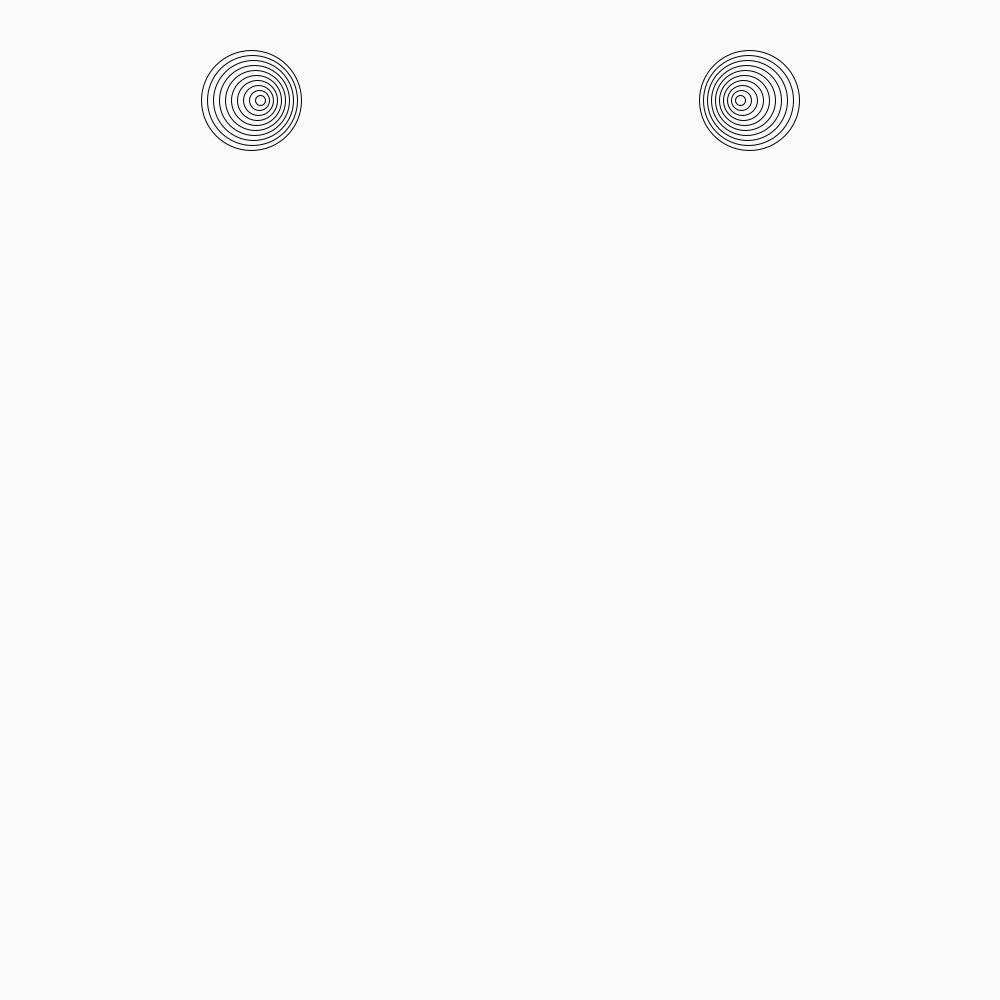
Frame 1 (no input)
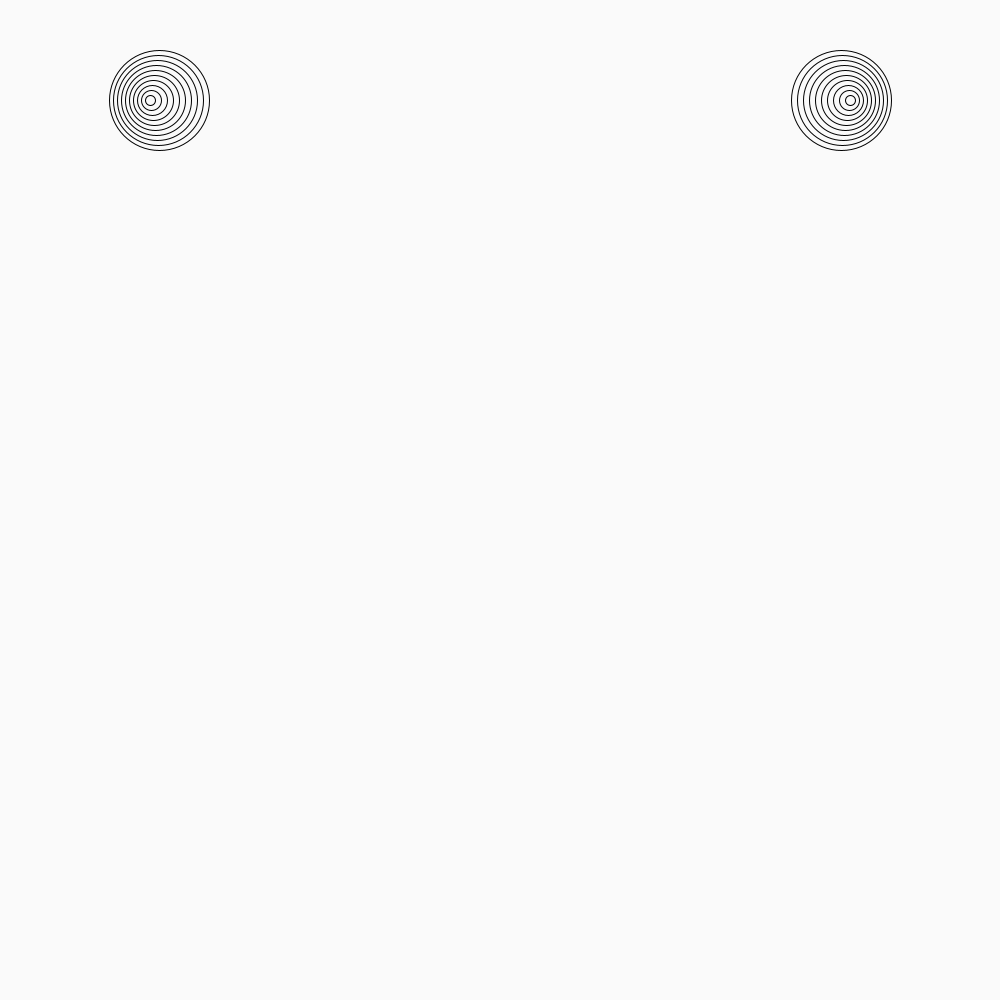
Frame 60 (the mouse pressed at the canvas centre just before this capture)
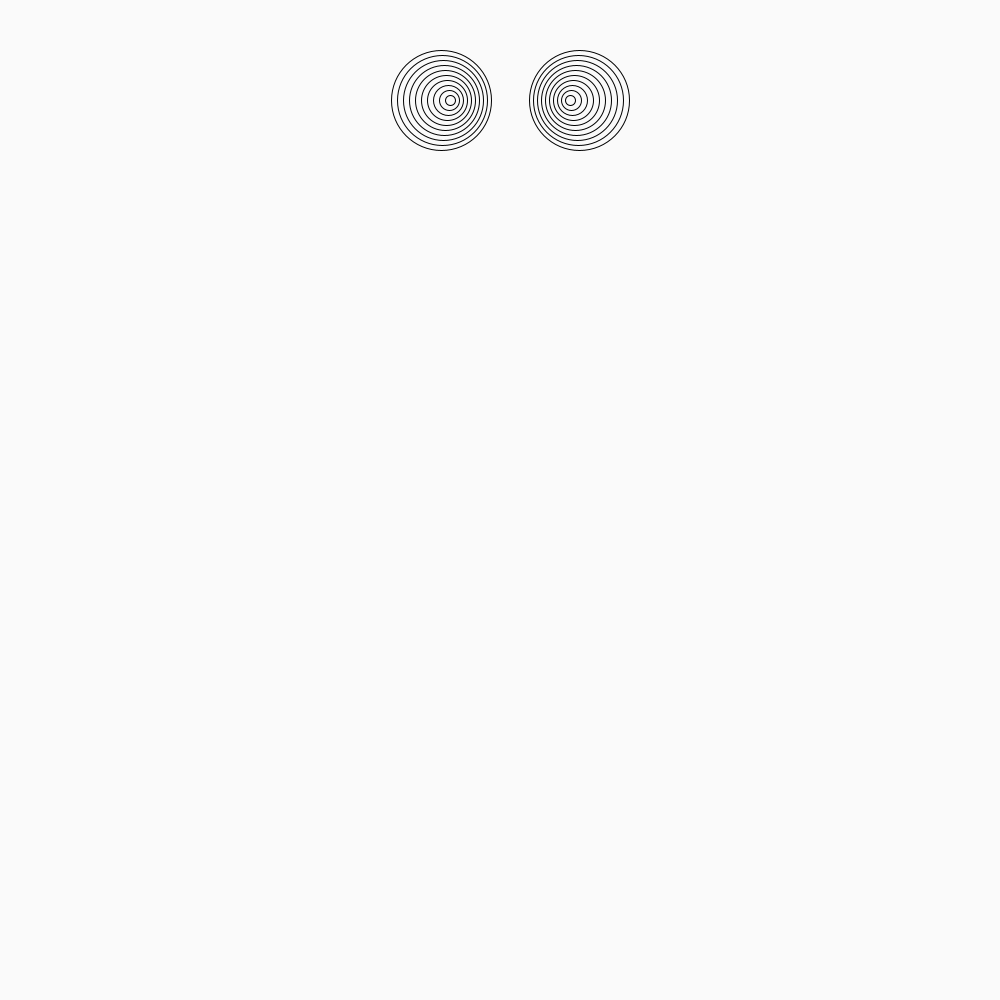
Frame 120 (the mouse held since frame 60 and released just before this capture)

The Processing sketch that drew these frames (run headless with seeded random() and noise(); from frame 60 on, the mouse is pressed at the canvas centre):

// Processing sketch: annoyingbullseyething
// ── annoyingbullseyething.pde
int xpos1=250;
int xpos2=750;
int speed=1;
void setup(){
  size(1000, 1000);
}
void draw(){
  background(250, 250, 250);
  for(int i=100; i>0; i-=10){
    noFill();
    //fill(#D1FCE8);
    ellipse(xpos1+=speed, 100, i, i);
    }
    if (xpos1<0){
      speed=-speed;
    }
    if (xpos1>1000){
      speed=-speed;
    }

 
  for(int i=100; i>0; i-=10){
    noFill();
    //fill(#FCD1FC);
    ellipse(xpos2-=speed, 100, i, i);
  }

  

 

}
